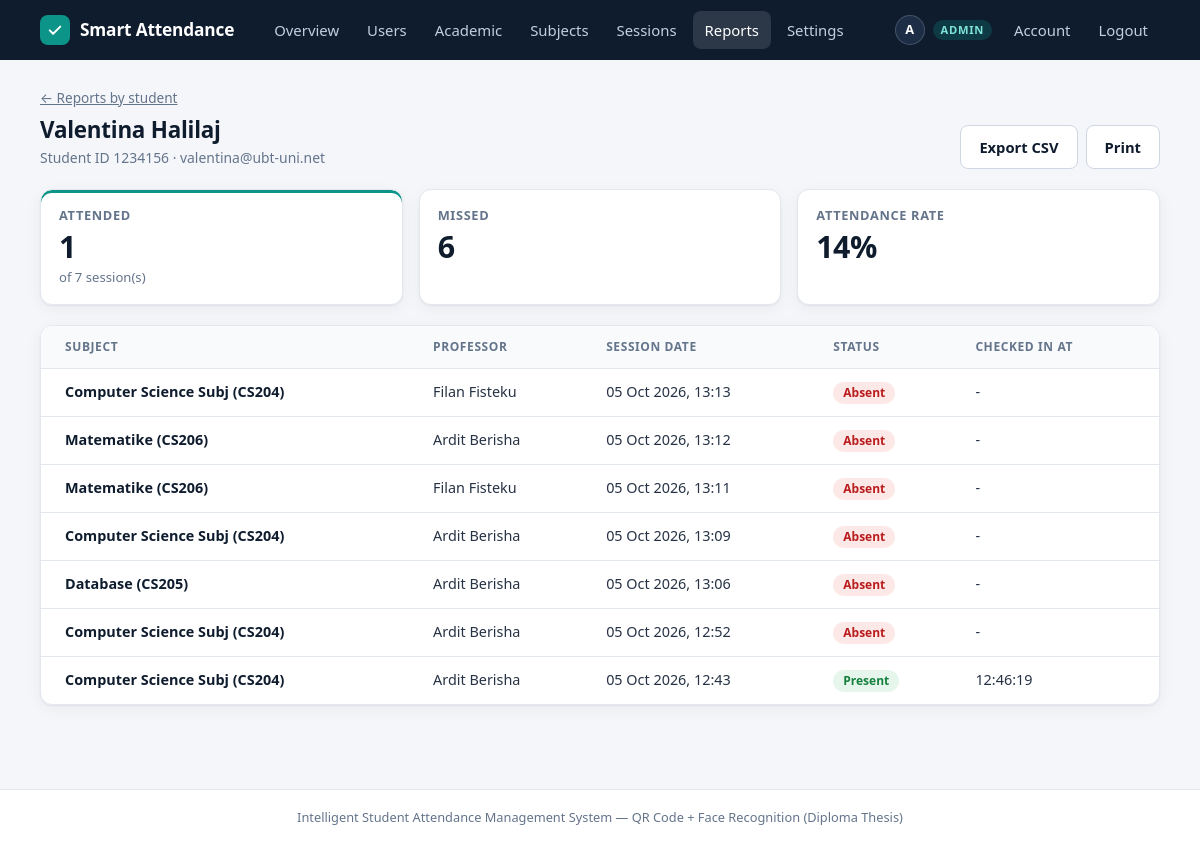
The app's page /reports/student/10 (signed in) with its own data.
### tables this page shows
CREATE TABLE "users" (
        id            INTEGER PRIMARY KEY AUTOINCREMENT,
        full_name     TEXT NOT NULL,
        email         TEXT NOT NULL UNIQUE,
        password_hash TEXT NOT NULL,
        role          TEXT NOT NULL CHECK(role IN ('admin', 'professor', 'student')),
        student_id    TEXT,                 -- university/matriculation number (students only)
        face_encoding TEXT,                 -- JSON array of 128 floats (students only)
        is_active     INTEGER NOT NULL DEFAULT 1,            -- 0 = account disabled by an admin
        must_change_password INTEGER NOT NULL DEFAULT 0,     -- 1 = temporary password in use
        created_at    TIMESTAMP DEFAULT CURRENT_TIMESTAMP
    , face_photo TEXT, first_name TEXT, last_name TEXT, program_id INTEGER REFERENCES programs (id), study_year_id INTEGER REFERENCES study_years (id), specialisation_id INTEGER REFERENCES specialisations (id));

CREATE TABLE attendance (
            id          INTEGER PRIMARY KEY AUTOINCREMENT,
            session_id  INTEGER NOT NULL,
            student_id  INTEGER NOT NULL,
            marked_at   TIMESTAMP DEFAULT CURRENT_TIMESTAMP,
            status      TEXT NOT NULL DEFAULT 'present',
            UNIQUE (session_id, student_id),
            FOREIGN KEY (session_id) REFERENCES sessions (id) ON DELETE CASCADE,
            FOREIGN KEY (student_id) REFERENCES users (id) ON DELETE CASCADE
        );

### app.py (the view, shortened to what this page needs)
@app.route("/reports/student/<int:student_id>")
@role_required("professor", "admin")
def report_student(student_id):
    where, params, filters = report_scope()
    db = get_db()
    student = db.execute(
        "SELECT * FROM users WHERE id = ? AND role = 'student'", (student_id,)
    ).fetchone()
    if student is None:
        abort(404)
    rows = db.execute(
        f"""SELECT s.id, s.subject, s.created_at, p.full_name AS professor_name,
                   a.marked_at, a.status
            FROM sessions s
            JOIN users p ON p.id = s.professor_id
            JOIN users u ON u.id = ?
            LEFT JOIN attendance a ON a.session_id = s.id AND a.student_id = u.id
            WHERE {where} AND ({EXPECTED_SQL} OR a.id IS NOT NULL)
            ORDER BY s.created_at DESC""",
        [student_id] + params,
    ).fetchall()
    attended = sum(1 for r in rows if r["status"])
    return render_template(
        "report_student.html", student=student, rows=rows, attended=attended, filters=filters,
    )

### app.py (called while the page is built, shortened)
def csrf_token():
    if "_csrf" not in session:
        session["_csrf"] = secrets.token_hex(16)
    return session["_csrf"]

@app.before_request
def load_user_and_protect():
    g.user = None
    if request.endpoint == "static":
        return None
    user_id = session.get("user_id")
    if user_id is not None:
        g.user = get_db().execute("SELECT * FROM users WHERE id = ?", (user_id,)).fetchone()
        if g.user is None or not g.user["is_active"]:
            session.clear()
            g.user = None
            flash("Your account is no longer available. Please log in again.", "error")
    if g.user and g.user["must_change_password"] and request.endpoint not in ("account", "logout"):
        if request.is_json:
            return jsonify({"success": False, "message": "Please set a new password first."}), 403
        return redirect(url_for("account"))
    return None

@app.context_processor
def inject_globals():
    return {"current_user": g.get("user"), "csrf_token": csrf_token}

def to_local(value):
    if not value:
        return None
    if isinstance(value, str):
        value = datetime.strptime(value[:19], "%Y-%m-%d %H:%M:%S")
    return value.replace(tzinfo=timezone.utc).astimezone()

@app.template_filter("localtime")
def localtime_filter(value, fmt="%d %b %Y, %H:%M"):
    local = to_local(value)
    return local.strftime(fmt) if local else "-"

def percent(part, whole):
    return round(100 * part / whole) if whole else 0

def role_required(*roles):
    def decorator(f):
        @wraps(f)
        def wrapper(*args, **kwargs):
            if g.user is None:
                flash("Please log in to continue.", "error")
                return redirect(url_for("login"))
            if g.user["role"] not in roles:
                flash("You do not have permission to view that page.", "error")
                return redirect(url_for("index"))
            return f(*args, **kwargs)
        return wrapper
    return decorator

### database.py (called while the page is built)
def get_db():
    conn = sqlite3.connect(DB_PATH)
    conn.row_factory = sqlite3.Row
    conn.execute("PRAGMA foreign_keys = ON")
    return conn

def request_db():
    if "db" not in g:
        g.db = get_db()
    return g.db

### templates/report_student.html (shortened to what this page needs)
{% extends "base.html" %}
{% import "_macros.html" as ui with context %}
{% block content %}
<p class="breadcrumb no-print"><a href="{{ url_for('report_students', **filters) }}">&larr; Reports by student</a></p>
<div class="page-header">
    <div>
        <h2>{{ student.full_name }}</h2>
        <p class="hint">Student ID {{ student.student_id or '-' }} &middot; {{ student.email }}</p>
    </div>
    <div class="page-actions no-print">
        <a href="{{ url_for('report_student', student_id=student.id, format='csv', **filters) }}" class="btn btn-secondary">Export CSV</a>
        <button type="button" class="btn btn-secondary" onclick="window.print()">Print</button>
    </div>
</div>
<div class="stats">
    <div class="stat stat-accent">
        <div class="stat-label">Attended</div>
        <div class="stat-value">{{ attended }}</div>
        <div class="stat-note">of {{ rows | length }} session(s)</div>
    </div>
    <div class="stat">
        <div class="stat-label">Missed</div>
        <div class="stat-value">{{ rows | length - attended }}</div>
    </div>
    <div class="stat">
        <div class="stat-label">Attendance rate</div>
        <div class="stat-value">{{ percent(attended, rows | length) }}%</div>
    </div>
</div>
<div class="card card-flush">
    {% if rows %}
    <div class="table-wrap">
        <table class="data-table">
            <thead>
                <tr>
                    <th>Subject</th>
                    <th>Professor</th>
                    <th>Session date</th>
                    <th>Status</th>
                    <th>Checked in at</th>
                </tr>
            </thead>
            <tbody>
                {% for r in rows %}
                <tr>
                    <td class="cell-main">{{ r.subject }}</td>
                    <td>{{ r.professor_name }}</td>
                    <td class="nowrap">{{ r.created_at | localtime }}</td>
                    <td>{{ ui.attendance_badge(r.status) }}</td>
                    <td class="nowrap">{{ r.marked_at | localtime('%H:%M:%S') }}</td>
                </tr>
                {% endfor %}
            </tbody>
        </table>
    </div>
    {% else %}
    <p class="empty">No sessions match these filters.</p>
    {% endif %}
</div>
{% endblock %}

### templates/base.html (shortened to what this page needs)
<!DOCTYPE html>
<html lang="en">
<head>
<link rel="stylesheet" href="{{ url_for('static', filename='css/style.css') }}">
</head>
<body>
{% macro nav_link(endpoint, label, also=()) %}
<a href="{{ url_for(endpoint) }}" {% if request.endpoint == endpoint or request.endpoint in also %}class="active"{% endif %}>{{ label }}</a>
{% endmacro %}
<nav class="navbar">
    <div class="navbar-inner">
        <a href="{{ url_for('index') }}" class="brand">
            <span class="brand-mark">
                <svg viewBox="0 0 24 24" fill="none" stroke="#fff" stroke-width="2.6" stroke-linecap="round" stroke-linejoin="round" aria-hidden="true"><path d="M5 12.5l4.5 4.5L19 7.5"/></svg>
            </span>
            Smart Attendance
        </a>
        <div class="nav-menu" id="nav-menu">
            {% if current_user %}
                {% if current_user.role == 'admin' %}
                    {{ nav_link('admin_dashboard', 'Overview') }}
                    {{ nav_link('admin_users', 'Users', ('admin_user_new', 'admin_user_edit')) }}
                    {{ nav_link('academic.structure', 'Academic', ('academic.program',)) }}
                    {{ nav_link('academic.subjects', 'Subjects', ('academic.subject_new', 'academic.subject_edit')) }}
                    {{ nav_link('admin_sessions', 'Sessions', ('session_qr',)) }}
                    {{ nav_link('reports', 'Reports', ('report_students', 'report_student', 'report_session')) }}
                    {{ nav_link('academic.settings', 'Settings') }}
                {% elif current_user.role == 'professor' %}
                    {{ nav_link('professor_dashboard', 'Dashboard', ('session_qr',)) }}
                    {{ nav_link('professor_subjects', 'My Subjects') }}
                    {{ nav_link('create_session', 'New Session') }}
                    {{ nav_link('reports', 'Reports', ('report_students', 'report_student', 'report_session')) }}
                {% else %}
                    {{ nav_link('student_dashboard', 'Dashboard', ('enroll_face',)) }}
                {% endif %}
                <span class="nav-user">
                    <span class="avatar">{{ current_user.full_name[:1] | upper }}</span>
                    <span class="role-chip">{{ current_user.role }}</span>
                </span>
                {{ nav_link('account', 'Account') }}
                <a href="{{ url_for('logout') }}">Logout</a>
            {% else %}
                <span class="nav-spacer"></span>
                {{ nav_link('login', 'Login') }}
                {{ nav_link('register', 'Register') }}
            {% endif %}
        </div>
    </div>
</nav>
<main class="container {% block container_class %}{% endblock %}">
    {% block content %}{% endblock %}
</main>
<footer class="footer">
    Intelligent Student Attendance Management System &mdash; QR Code + Face Recognition (Diploma Thesis)
</footer>
</body>
</html>

### templates/_macros.html (shortened to what this page needs)
{% macro attendance_badge(status) %}
{% if status == 'present' %}<span class="badge badge-success">Present</span>
{% elif status == 'manual' %}<span class="badge badge-warning" title="Added by hand, not by QR + face check">Present (manual)</span>
{% else %}<span class="badge badge-danger">Absent</span>{% endif %}
{% endmacro %}

### records on screen
users: full_name "A", role "ADMIN"
users: full_name "Valentina Halilaj", student "1234156", email "valentina@ubt-uni.net"
attendance: subject "Computer Science Subj (CS204)", professor_name "Ardit Berisha", created_at "05 Oct 2026, 12:43", status "Present", marked_at "12:46:19"

### other values on screen
{{ label }} "Overview Users Academic Subjects Sessions Reports Settings Account"
{{ attended }} "1"
{{ rows | length }} "7"
{{ rows | length - attended }} "6"
{{ percent(attended, rows | length) }} "14"
{{ r.subject }} "Computer Science Subj (CS204)"
{{ r.professor_name }} "Filan Fisteku"
{{ r.created_at | localtime }} "05 Oct 2026, 13:13"
{{ r.marked_at | localtime('%H:%M:%S') }} "-"
{{ r.subject }} "Matematike (CS206)"
{{ r.professor_name }} "Ardit Berisha"
{{ r.created_at | localtime }} "05 Oct 2026, 13:12"
{{ r.created_at | localtime }} "05 Oct 2026, 13:11"
{{ r.created_at | localtime }} "05 Oct 2026, 13:09"
{{ r.subject }} "Database (CS205)"
